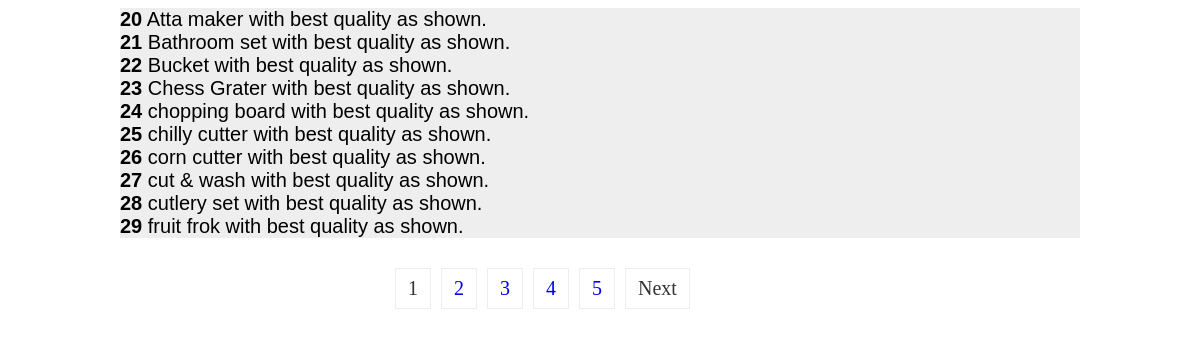
The app's page /admin/view1.php with its own data.
### tables this page shows
CREATE TABLE `products` (
  `product_id` int(10) NOT NULL,
  `cat_id` int(10) NOT NULL,
  `brand_id` int(10) NOT NULL,
  `date` timestamp(6) NOT NULL DEFAULT CURRENT_TIMESTAMP(6) ON UPDATE CURRENT_TIMESTAMP(6),
  `product_title` text NOT NULL,
  `product_img1` text NOT NULL,
  `product_img2` text NOT NULL,
  `product_img3` text NOT NULL,
  `product_price` int(10) NOT NULL,
  `product_desc` text NOT NULL,
  `product_keywords` text NOT NULL,
  `status` text NOT NULL,
  `qty` int(10) NOT NULL
);

### admin/view1.php (the view, shortened to what this page needs)
<!DOCTYPE html>
<html>
<head>
</head>
<body>
		<?php
		include("includes/db.php");
function pagination($con,$table,$pno,$n){
	$query = $con->query("SELECT COUNT(*) as products FROM ".$table);
	$row = mysqli_fetch_array($query);
	$pageno = $pno;
	$numberOfRecordsPerPage = $n;
	$last = ceil($row["products"]/$numberOfRecordsPerPage);
	$pagination = "<ul class='pagination'>";
	if ($last != 1) {
		for($i=$pageno - 5;$i< $pageno ;$i++){
			if ($i > 0) {
				$pagination .= "<li class='page-item'><a class='page-link' href='pagination.php?pageno=".$i."'> ".$i." </a></li>";
			}
		}
		$pagination .= "<li class='page-item'><a class='page-link' href='pagination.php?pageno=".$pageno."' style='color:#333;'> $pageno </a></li>";
		for ($i=$pageno + 1; $i <= $last; $i++) {
			$pagination .= "<li class='page-item'><a class='page-link' href='pagination.php?pageno=".$i."'> ".$i." </a></li>";
		}
		if ($last > $pageno) {
			$next = $pageno + 1;
			$pagination .= "<li class='page-item'><a class='page-link' href='pagination.php?pageno=".$next."' style='color:#333;'> Next </a></li></ul>";
		}
	}
	$limit = "LIMIT ".($pageno - 1) * $numberOfRecordsPerPage.",".$numberOfRecordsPerPage;
	return ["pagination"=>$pagination,"limit"=>$limit];
}
if (isset($_GET["pageno"])) {
	$pageno = $_GET["pageno"];
	$table = "products";
	$array = pagination($con,$table,$pageno,10);
	$sql = "SELECT * FROM ".$table." ".$array["limit"];
	$query = $con->query($sql);
	while ($row = mysqli_fetch_assoc($query)) {
		echo "<div class='paragraph'><b>".$row["product_id"]."</b> ".$row["product_desc"]."</div>";
	}
	echo "<div class='pages'>".$array["pagination"]."</div>";
}else{
	$pageno = 1;
	$table = "products";
	$array = pagination($con,$table,$pageno,10);
	$sql = "SELECT * FROM ".$table." ".$array["limit"];
	$query = $con->query($sql);
	while ($row = mysqli_fetch_array($query)) {
		echo "<div class='paragraph'><b>".$row["product_id"]."</b> ".$row["product_desc"]."</div>";
	}
	echo "<div class='pages'>".$array["pagination"]."</div>";
}
?>
</body>
</html>

### admin/view1.php (style rules this page uses)
.pagination { list-style: none; }
.pagination li { float: left; margin: 5px; }
.pagination li a { text-decoration: none; }
.paragraph { width: 960px; height: auto; overflow: hidden; background: #eee; margin: 0 auto; font-size: 20px; font-family: arial; }
.pages { font-size: 20px; margin: 0 auto; width: 500px; overflow: hidden; margin: 0 auto; }
.pagination { margin-top:30px; }
.pagination li { display:inline-block; margin:0 5px; }
.pagination li a { display:inline-block; padding:8px 12px; border:1px solid #eee; }

### records on screen
products: product_id "20", product_desc "Atta maker with best quality as shown."
products: product_id "21", product_desc "Bathroom set with best quality as shown."
products: product_id "22", product_desc "Bucket with best quality as shown."
products: product_id "23", product_desc "Chess Grater with best quality as shown."
products: product_id "24", product_desc "chopping board with best quality as shown."
products: product_id "25", product_desc "chilly cutter with best quality as shown."
products: product_id "26", product_desc "corn cutter with best quality as shown."
products: product_id "27", product_desc "cut & wash with best quality as shown."
products: product_id "28", product_desc "cutlery set with best quality as shown."
products: product_id "29", product_desc "fruit frok with best quality as shown."

### other values on screen
$pageno "1"
